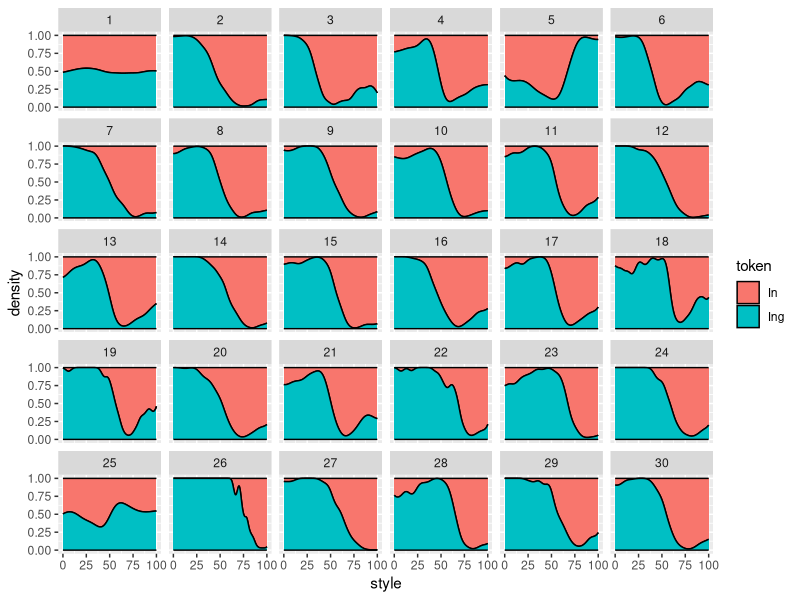
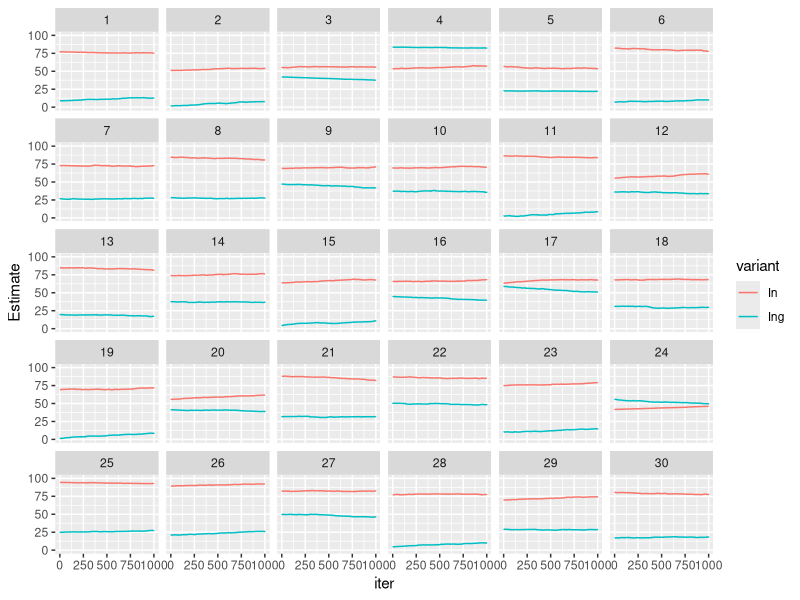
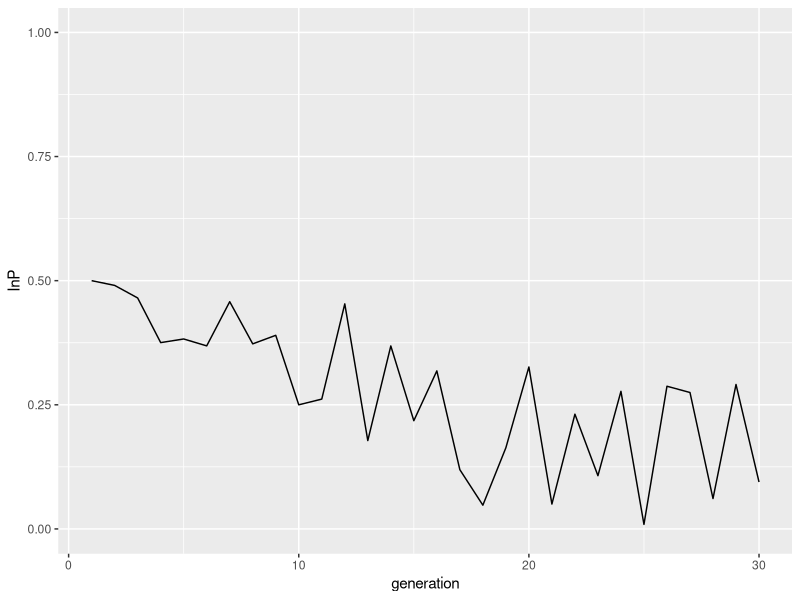

Generate these figures, in order, with R: (Note: a time limit stopped this script after it produced the figures.)

library(ggplot2)
library(reshape2)
library(plyr)


generate_new_speaker <- function(niter, generation, min = 0, max = 100){
  # This function generates a new learner.
  #"In" and "Ing" are the (mean) style values for each variant
  #token is whihc variant they just heard
  #style is which style "
  experience <- list(In    = vector(length = niter),
                     Ing   = vector(length = niter),
                     token = vector(length = niter),
                     style = vector(length = niter),
                     iter  = 1:niter,
                     generation = rep(generation, niter),
                     InP = vector(length = niter),
                     IngP = vector(length = niter)
  )
  #  experience[["Ing"]][1]   <- (max-min)/2
  #  experience[["In"]][1]    <- (max-min)/2
  
  #JCW: I am changing the above to be values generated from old_speaker
  
  
  currentobs <- generate_from_speaker(old_speaker)
  
  if(currentobs[["token"]] == "Ing"){
    while(currentobs[["token"]] == "Ing"){
      lastobs <- currentobs
      currentobs <- generate_from_speaker(old_speaker)
    }
    
    experience[["Ing"]][1]   <- lastobs[["style"]]
    experience[["In"]][1]    <- currentobs[["style"]]
    
    #debug
    print("Ing")
    print(lastobs[["style"]])
    print(currentobs[["style"]])
  }
  
  else {
    while(currentobs[["token"]] == "In"){
      lastobs <- currentobs
      currentobs <- generate_from_speaker(old_speaker)
    }
    
    experience[["Ing"]][1]   <- currentobs[["style"]]
    experience[["In"]][1]    <- lastobs[["style"]]
    
    #debug
    print("In")
    print(lastobs[["style"]])
    print(currentobs[["style"]])
  }
  experience[["token"]][1] <- NA
  experience[["style"]][1] <- NA
  
  #When the new speaker is generated, the overall probability of producing each
  #variant is updated in order to model the competing grammars/replacement
  #scenario. Note that this is only updated each generation, not each iteration.
  #A logistic function, evaluated wrt generation, is used to generate the new
  #probability for this generation. The slope of the logistic is calculated as
  #the nat log of the difference between the two variants' style expectation
  #values from the last generation (divided by 100 so that they are between 0
  #and 1). The reason for this is that the slope will approach 0 as the
  #difference between the two variants approaches 1; i.e. as the variants are
  #more specialised, the change will slow down. Note that the slope will be
  #negative, which means that the current scenario is with "in" being replaced
  #by "ing". The max func with .01 is so that the slope is not infinite when the
  #style values are identical. Slope is divided by 10 so that it is not too
  #steep.
  
  diff <- (old_speaker[["In"]]-old_speaker[["Ing"]])/100
  slope <- log(max(.01,abs(diff)))/10
  
  #The constant k is 0 below, so that the initial inp is 0.5. This is under a
  #scenario where the specialization begins in the middle of a change. 
  #generation starts at 0 rather than 1, so that the specialisation has an extra
  #generation to start
  
  inp <- exp(slope*(generation-1))/(1+exp(slope*(generation-1)))
  ingp <- 1-inp
  
  experience[["IngP"]] <- rep(ingp, niter)
  experience[["InP"]] <- rep(inp, niter)
  
  #debug
  print("slope inp ingp")
  print(slope)
  print(inp)
  print(ingp)
  
  return(experience)
}

update_speaker <- function(speaker, lambda, iter, token, style){
  # this function updates a learner with input
  #speaker is basically experience  
  other_token <- c(In = "Ing", Ing = "In")
  other <- other_token[token]
  
  #expectation is a style value    
  previous_expectation <- speaker[[token]][iter-1]
  
  #If its closer than 1 unit to the expectation than dist = 1
  dist    <- max(1, abs(style-previous_expectation))
  
  #weight is smaller at larger distances from the expectation
  weight  <- lambda * (1/(dist^2))
  
  #check this update with Joe  
  new_expectation <- (previous_expectation * (1-weight)) + (style * weight)
  
  speaker[[token]][iter]   <- new_expectation
  speaker[[other]][iter]   <- speaker[[other]][iter-1]
  speaker[["style"]][iter] <- style
  speaker[["token"]][iter] <- token
  
  return(speaker)
}

generate_from_speaker <- function(speaker, min = 0, max = 100, eps = 0.001){
  # this function generates a tokens from a mature speaker
  #Choose style to speak, which is an independent choice
  style <- runif(1, min, max)
  
  #Takes their last expectation for the style of each token
  In_expect  <- rev(speaker[["In"]])[1]
  Ing_expect <- rev(speaker[["Ing"]])[1]
  
  #eps is epsilon, the smallest value that something can take, as in clustering
  #algorithms
  In_dist  <- max(eps, abs(style - In_expect))
  Ing_dist <- max(eps, abs(style - Ing_expect))
  
  In_weight  <- 1/(In_dist^2)
  Ing_weight <- 1/(Ing_dist^2)
  
  In_prob  <- In_weight /(In_weight+Ing_weight)
  Ing_prob <- Ing_weight/(In_weight+Ing_weight)
  
  #For the competing grammars/replacement scenario, these probabilities must be
  #multipled by the overall prob of producing the given variant in that
  #generation
  
  In_combined <- In_prob*speaker[["InP"]][1]
  Ing_combined <- Ing_prob*speaker[["IngP"]][1]
  
  #this might be a silly way of doing this, but I assume that if neither In nor
  #Ing are selected on the basis of the probabilities above, then the speaker
  #has chosen something ineffable and must try again
  
  token <- sample(c("In","Ing"), size=1, prob=c(In_combined,Ing_combined))
  
  return(list(style = style, token = token))
}

#initializing old speaker. these will be the style values for generation 0.

#old_speaker should have SAME STYLE for in/ing, to model first generation after
#doublet is innovated
old_speaker <- list(In    = 50,
                    Ing   = 50,
                    token = NA,
                    style = NA,
                    InP = 0.5,
                    IngP = 0.5)

ngenerations <- 30
niter <- 1000
lambda <- 0.3

generations <- vector(length = ngenerations, mode = "list")


for(gen in 1:ngenerations){
  new_speaker <- generate_new_speaker(niter = niter, generation=gen)
  for(iter in 2:niter){
    obs <- generate_from_speaker(old_speaker)
    #obs is a token and its associated style    
    token <- obs[["token"]]
    style <- obs[["style"]]
    
    new_speaker <- update_speaker(new_speaker, lambda=lambda, iter=iter, token=token, style=style)
  }
  generations[[gen]] <- as.data.frame(new_speaker)
  old_speaker <- new_speaker
}


generations.df <- rbind.fill(generations)

generations.df.melt <- melt(generations.df, value.name = "Estimate", id.vars = c("token", "style", "iter", "generation", "InP", "IngP"), variable.name = "variant", na.rm = TRUE, measure.vars = c("In", "Ing"))

pdf("1000iterPerGen_replace.pdf")

ggplot(generations.df.melt, aes(x = iter, y = Estimate, color=variant, group=variant))+
  geom_step()+
  facet_wrap(~generation)+
  ylim(0,100)

#ggplot(generations.df, aes(iter, Ing))+
#  geom_step()+
#  facet_wrap(~generation)+
#  ylim(50,100)

ggplot(generations.df.melt, aes(generation, InP))+
  geom_line()+
  ylim(0,1)

dev.off()

ggplot(subset(generations.df, !is.na(style)), aes(style, fill = token))+
  stat_density(color = "black", position = "fill")+
  facet_wrap(~generation)

dev.off()


#Reinitializing old speaker for new run. These will be the style values for generation 0.

#old_speaker should have SAME STYLE for in/ing, to model first generation after
#doublet is innovated
old_speaker <- list(In    = 50,
                    Ing   = 50,
                    token = NA,
                    style = NA,
                    InP = 0.5,
                    IngP = 0.5)

ngenerations <- 30
niter <- 20000
lambda <- 0.3

generations <- vector(length = ngenerations, mode = "list")


for(gen in 1:ngenerations){
  new_speaker <- generate_new_speaker(niter = niter, generation=gen)
  for(iter in 2:niter){
    obs <- generate_from_speaker(old_speaker)
    #obs is a token and its associated style    
    token <- obs[["token"]]
    style <- obs[["style"]]
    
    new_speaker <- update_speaker(new_speaker, lambda=lambda, iter=iter, token=token, style=style)
  }
  generations[[gen]] <- as.data.frame(new_speaker)
  old_speaker <- new_speaker
}


generations.df <- rbind.fill(generations)

generations.df.melt <- melt(generations.df, value.name = "Estimate", id.vars = c("token", "style", "iter", "generation", "InP", "IngP"), variable.name = "variant", na.rm = TRUE, measure.vars = c("In", "Ing"))

pdf("20000iterPerGen_repl.pdf")

ggplot(generations.df.melt, aes(x = iter, y = Estimate, color=variant, group=variant))+
  geom_step()+
  facet_wrap(~generation)+
  ylim(0,100)

#ggplot(generations.df, aes(iter, Ing))+
#  geom_step()+
#  facet_wrap(~generation)+
#  ylim(50,100)

ggplot(subset(generations.df, !is.na(style)), aes(style, fill = token))+
  stat_density(color = "black", position = "fill")+
  facet_wrap(~generation)

ggplot(generations.df.melt, aes(generation, InP))+
  geom_line()+
  ylim(0,1)

dev.off()
